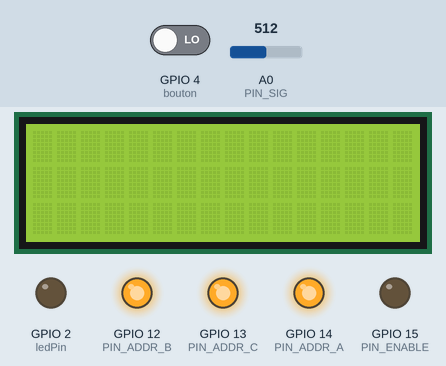
The sketch below on a simulated ESP8266 (NodeMCU). Parts: 16×3 character LCD, output pins drawn as LEDs (lit = HIGH). The inputs (shaded band) are chosen by the test bench; at power-on: GPIO 4 (bouton) LOW, A0 (PIN_SIG) = 512. WiFi joins after 1.5 s; servers stay silent unless stated; uploads are accepted with an empty reply; random numbers use the default seed unless the sketch sets one; what the sketch prints to the serial monitor is not drawn.

Above: at 2.7 s.
2.8 s: GPIO 4 (bouton) driven HIGH
24.8 s: A0 (PIN_SIG) set to 90
At 36.7 s:
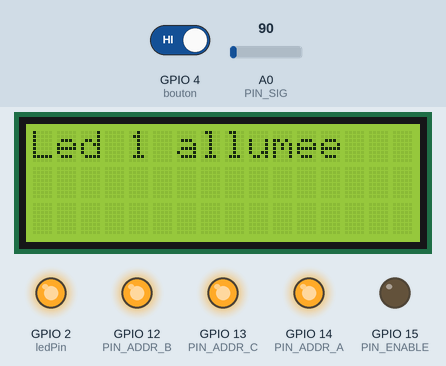
46.8 s: A0 (PIN_SIG) set to 105
At 58.7 s:
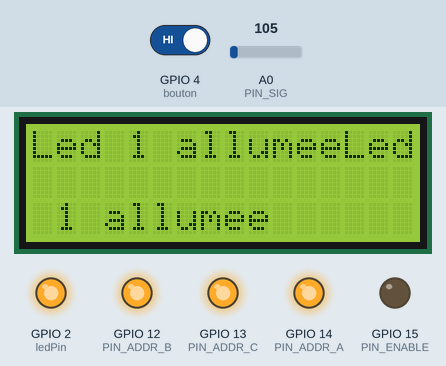
59.3 s: A0 (PIN_SIG) set to 185
At 69.8 s:
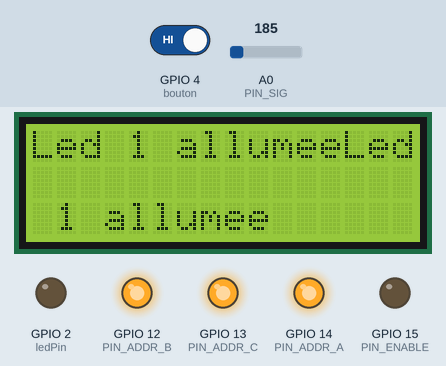
81.3 s: A0 (PIN_SIG) set to 214
Timing chart, 0 to 126.6 s (numbered marks = the images above; inputs shaded):
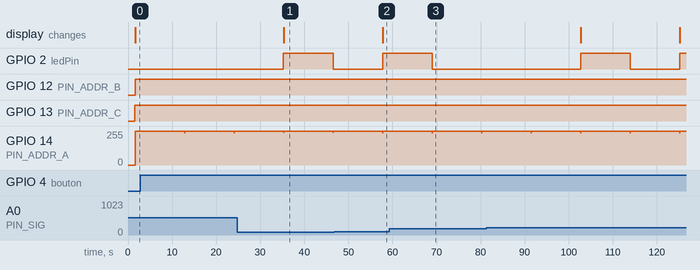

Measured:
- the behaviour switches between 99 and 100 on A0 (PIN_SIG) (found by bisection; images 1 and 2)
- after the input at 46.8 s, GPIO 2 (ledPin): LOW → HIGH after 10.9 s; the display: changes after 11.0 s (image 2)
- by itself, GPIO 14 (PIN_ADDR_A): alternates 255/255 for 11.2 s and 240/255 for 0.04 s

The sketch:

main.ino
```cpp
int bouton = 4;
int ledPin = 2;


#include <LiquidCrystal.h>
#include <LiquidCrystal_I2C.h>
int lcdColumns = 16;
int lcdRows = 3;

static int i=0;
LiquidCrystal_I2C lcd(0x27, lcdColumns, lcdRows);

const byte PIN_ENABLE = 15;
const byte PIN_ADDR_A = 14;
const byte PIN_ADDR_B =12;
const byte PIN_ADDR_C = 13;

// Broche de signal
const byte PIN_SIG = A0;


#ifdef ESP32
  #include <WiFi.h>
  #include <HTTPClient.h>
#else
  #include <ESP8266WiFi.h>
  #include <ESP8266HTTPClient.h>
  #include <WiFiClient.h>
#endif

#include <Wire.h>
#include <Adafruit_Sensor.h>
#include <Adafruit_BME280.h>

// Replace with your network credentials
const char* ssid     = "netWorkName";
const char* password = "netWorkPass";

// REPLACE with your Domain name and URL path or IP address with path
const char* serverName = "http://servername/NewVibe/App/post_db/post-esp-data.php";

// Keep this API Key value to be compatible with the PHP code provided in the project page.
// If you change the apiKeyValue value, the PHP file /post-esp-data.php also needs to have the same key
String apiKeyValue = "NewVibe";

#define SEALEVELPRESSURE_HPA (1013.25)

Adafruit_BME280 bme;  // I2C
int tampon=0;

  int energie_batterie;
 int energie_conso_maison1=0;
int energie_conso_maison2=0;


    HTTPClient http;
    HTTPClient http2;
    HTTPClient http3;
    WiFiClient client;

void setup() {

  Serial.begin(115200);

WiFi.begin(ssid, password);
  Serial.println("Connecting");
  while(WiFi.status() != WL_CONNECTED) {
    delay(500);
    Serial.print(".");
  }
  Serial.println("");
  Serial.print("Connected to WiFi network with IP Address: ");
  Serial.println(WiFi.localIP());
// Place les broches d'adresse en sortie et à LOW
  pinMode(PIN_ADDR_A, OUTPUT);
  pinMode(PIN_ADDR_B, OUTPUT);
  pinMode(PIN_ADDR_C, OUTPUT);
  digitalWrite(PIN_ADDR_A, LOW);
  digitalWrite(PIN_ADDR_B, LOW);
  digitalWrite(PIN_ADDR_C, LOW);

  // Active le CD4051B
  pinMode(PIN_ENABLE, OUTPUT);
  digitalWrite(PIN_ENABLE, LOW);

   pinMode(bouton,INPUT);


    // initialize LCD
  lcd.init();
  // turn on LCD backlight
  lcd.backlight();


  pinMode(ledPin, OUTPUT);
 digitalWrite(ledPin, LOW);
 // Your Domain name with URL path or IP address with path
    http.begin(client,serverName);
    http2.begin(client,serverName);
    http3.begin(client,serverName);
    HTTPClient http;
    HTTPClient http2;
    HTTPClient http3;
    WiFiClient client;
    // Your Domain name with URL path or IP address with path
    http.begin(client,serverName);
    http2.begin(client,serverName);
    http3.begin(client,serverName);

}

void loop() {
  Serial.println(tampon);

 if (tampon==0 && digitalRead(bouton) == HIGH){
     tampon = 1;

    Serial.println("vous avez appuye sur le bouton");
    //Serial.println(tampon);

  }

  else if(digitalRead(bouton)==HIGH && tampon==1){
    Serial.println("vous avez appuye sur le bouton");
  tampon=0;
  //Serial.println(tampon);
  }


    // Pour chaque voie on renvoie la valeur sur le port série
  for(byte i = 0; i < 8; i++){
    Serial.print("Voie ");
    Serial.print(i);
    Serial.print(" : ");
    Serial.println(readAnalogMux(i));
  }


   int soleilStatus = readAnalogMux(1);
   int moteurStatus = readAnalogMux(3);
   Serial.println("somme des energies1 :");
   int somme= ((moteurStatus*5)/500)*2.5 + ((soleilStatus*5)/500)*2.5 ;
   Serial.println(somme);
   Serial.println("somme energie maison2");
   int somme2= ((readAnalogMux(7)*5)/500)*2.5 ;
   Serial.println(somme2);
   Serial.println(energie_batterie);
   energie_batterie = energie_batterie + somme + somme2 ;
   Serial.println("somme des energies totales cumulée :");
  Serial.println(energie_batterie);

  if(tampon==1 && energie_batterie>100)
  {
      int nbrAleatoire = random(30);
  energie_conso_maison1 = 6 + nbrAleatoire ;
 int nbrAleatoire2 = random(30);
   energie_conso_maison2 = 6 + nbrAleatoire2 ;
    energie_batterie=energie_batterie - energie_conso_maison1;

    digitalWrite(ledPin,HIGH);
    lcd.print("Led 1 allumee");
  }

  else {
    Serial.println("OFF");
  digitalWrite(ledPin,LOW);
  energie_conso_maison1 =0;
  energie_conso_maison2=0;
  }


  if(WiFi.status()== WL_CONNECTED){

    // Specify content-type header
    http.addHeader("Content-Type", "application/x-www-form-urlencoded");
    http2.addHeader("Content-Type", "application/x-www-form-urlencoded");
    http3.addHeader("Content-Type", "application/x-www-form-urlencoded");
    // Prepare your HTTP POST request data
    String httpRequestData = "api_key=" + apiKeyValue + "&prod=" + somme + "&id_maison=" + 1 + "&conso=" + energie_conso_maison1;
    String httpRequestData2 = "api_key=" + apiKeyValue + "&prod=" + somme2 + "&id_maison=" + 2 + "&conso=" + energie_conso_maison2;
    String httpRequestData3 = "api_key=" + apiKeyValue + "&batterie=" + energie_batterie + "&id=" + i ;
    Serial.print("httpRequestData: ");
    Serial.println(httpRequestData);
    Serial.print("httpRequestData2: ");
    Serial.println(httpRequestData2);
    Serial.print("httpRequestData3: ");
    Serial.println(httpRequestData3);
    int httpResponseCode = http.POST(httpRequestData);
    delay(200);
    int httpResponseCode2 = http2.POST(httpRequestData2);
    delay(200);
    int httpResponseCode3 = http3.POST(httpRequestData3);
    delay(200);

    if (httpResponseCode>0) {
          Serial.print("HTTP Response code: ");
          Serial.println(httpResponseCode);
        }
        else {
          Serial.print("Error code: ");
          Serial.println(httpResponseCode);
        }
        if (httpResponseCode2>0) {
          Serial.print("HTTP Response code: ");
          Serial.println(httpResponseCode2);
        }
        else {
          Serial.print("Error code: ");
          Serial.println(httpResponseCode2);
        }
          if (httpResponseCode3>0) {
          Serial.print("HTTP Response code: ");
          Serial.println(httpResponseCode3);
        }
        else {
          Serial.print("Error code: ");
          Serial.println(httpResponseCode3);
        }
        // Free resources
        //http.end();
        //http2.end();
        //http3.end();
      }
      else {
        Serial.println("WiFi Disconnected");
      }
      delay(10000);

}


int readAnalogMux(byte channel) {

  // On sélectionne la voie
  digitalWrite(PIN_ADDR_A, bitRead(channel, 0));
  digitalWrite(PIN_ADDR_B, bitRead(channel, 1));
  digitalWrite(PIN_ADDR_C, bitRead(channel, 2));

  // On lit la valeur courante
  return analogRead(PIN_SIG);
}
```
